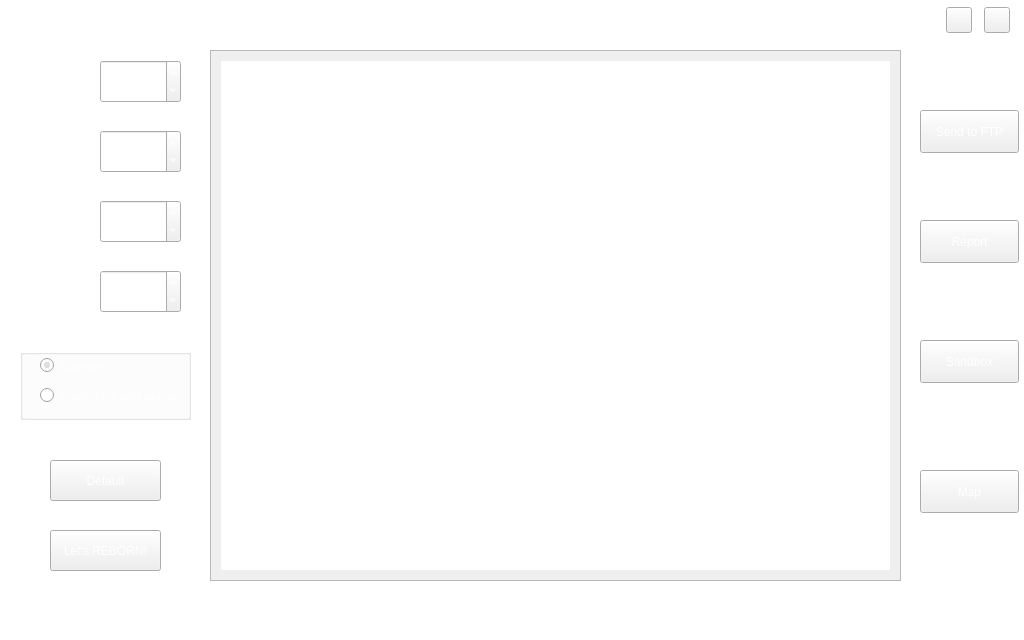
<?xml version="1.0" encoding="UTF-8"?>
<ui version="4.0">
 <class>Console</class>
 <widget class="QMainWindow" name="Console">
  <property name="geometry">
   <rect>
    <x>0</x>
    <y>0</y>
    <width>1024</width>
    <height>640</height>
   </rect>
  </property>
  <property name="minimumSize">
   <size>
    <width>1024</width>
    <height>640</height>
   </size>
  </property>
  <property name="maximumSize">
   <size>
    <width>1024</width>
    <height>640</height>
   </size>
  </property>
  <property name="windowTitle">
   <string>MainWindow</string>
  </property>
  <property name="styleSheet">
   <string notr="true">QMainWindow {
	background:transparent;
}</string>
  </property>
  <widget class="QWidget" name="centralwidget">
   <property name="styleSheet">
    <string notr="true">

QGroupBox {
	color: white;
	font-family: Verdana;
	font-size: 11px;
}

QRadioButton {
	font-family: Verdana;
	color: white;
	font-size: 11px;
}
QRadioButton::indicator::unchecked {
	height: 18px;
	width: 18px;
	border-image: url(:/iGEM2012GUI/Resources/ui images/unchecked.png);
}
QRadioButton::indicator:checked {
	height: 18px;
	width: 18px;
	border-image: url(:/iGEM2012GUI/Resources/ui images/checked.png);
}

QLabel {
	color: white;
	font-family: Verdana;
	font-style: bold;
	font-size: 11px;
}

QLabel#label_5 {
	background-image: url(:/iGEM2012GUI/Resources/ui images/radio-background.png);
}

QWidget#centralwidget {	
	border-image: url(:/iGEM2012GUI/Resources/console-bg.png);
}

QTextEdit {	
	border-image: url(:/iGEM2012GUI/Resources/screen-bg.png);
	color: white;
	padding: 10px;
}

QPushButton#min, QPushButton#close {
	border-image: url(:/iGEM2012GUI/Resources/ui images/round_button_normal.png);
}
QPushButton#min:hover {
	border-image: url(:/iGEM2012GUI/Resources/ui images/round_button_min.png);
}
QPushButton#close:hover {
	border-image: url(:/iGEM2012GUI/Resources/ui images/round_button_close_hover.png);
}

QPushButton {
	border-image: url(:/iGEM2012GUI/Resources/ui images/button_normal.png);
	color: white;
}
QPushButton:hover {
	border-image: url(:/iGEM2012GUI/Resources/ui images/button_hover.png);
}

QPushButton:pressed {
	border-image: url(:/iGEM2012GUI/Resources/ui images/button_pushed.png);
}
QPushButton:disabled {
	border-image: url(:/iGEM2012GUI/Resources/ui images/button_inactive.png);
	color: gray;
}



QDoubleSpinBox, QSpinBox {	
	border-image: url(:/iGEM2012GUI/Resources/ui images/stepper_background.png);
	color: white;
	padding-left: 4px;
	padding-right: 15px;
	height: 43px;
}

QDoubleSpinBox::up-button, QSpinBox::up-button {
    subcontrol-origin: border;
    subcontrol-position: top right; 
     
    border-image: url(:/iGEM2012GUI/Resources/ui images/stepper_background_button_up.png);
	width: 30px;
}
QDoubleSpinBox::up-button:hover, QSpinBox::up-button:hover {
    border-image: url(:/iGEM2012GUI/Resources/ui images/stepper_background_button_up_hover.png);
}
QDoubleSpinBox::up-button:pressed, QSpinBox::up-button:pressed {
    border-image: url(:/iGEM2012GUI/Resources/ui images/stepper_background_button_up_pressed.png);
}

QDoubleSpinBox::down-button, QSpinBox::down-button {
    subcontrol-origin: border;
    subcontrol-position: bottom right; 
     
    border-image: url(:/iGEM2012GUI/Resources/ui images/stepper_background_button_down.png);
	width: 30px;
}
QDoubleSpinBox::down-button:hover, QSpinBox::down-button:hover {
    border-image: url(:/iGEM2012GUI/Resources/ui images/stepper_background_button_down_hover.png);
}
QDoubleSpinBox::down-button:pressed, QSpinBox::down-button:pressed {
    border-image: url(:/iGEM2012GUI/Resources/ui images/stepper_background_button_down_pressed.png);
}


QSlider:horizontal {
	border-image: url(:/iGEM2012GUI/Resources/ui images/horizontal-slider-background.png);
	height: 25px;
	padding-left: 8px;
	padding-right: 8px;
}
QSlider::groove:horizontal {
	border-image: url(:/iGEM2012GUI/Resources/ui images/horizontal-slider-field-background.png);
	height: 25px;
}
QSlider::handle:horizontal {
	border-image: url(:/iGEM2012GUI/Resources/ui images/horizontal-slider-handle-background.png);
	height: 25px;
	width: 23px;
}
QSlider::sub-page:horizontal {
	background-image: url(:/iGEM2012GUI/Resources/ui images/horizontal-slider-left-background.png);
	height: 25px;
	margin-left: 3px;
}

QSlider:vertical {
	border-image: url(:/iGEM2012GUI/Resources/ui images/slider_background.png);
	width: 19px;
}

QSlider::groove:vertical {
	background: transparent;
}

QSlider::handle:vertical {
    height: 54px;
	width: 19px;
	border-image: url(:/iGEM2012GUI/Resources/ui images/slider_button.png);
}

QCheckBox::indicator {
    width: 143px;
    height: 44px;
}


QCheckBox::indicator:unchecked{
	image: url(:/iGEM2012GUI/Resources/ui images/off.png);
}
QCheckBox::indicator:checked{
	image: url(:/iGEM2012GUI/Resources/ui images/on.png);
}</string>
   </property>
   <widget class="QPushButton" name="goto1">
    <property name="geometry">
     <rect>
      <x>920</x>
      <y>470</y>
      <width>99</width>
      <height>43</height>
     </rect>
    </property>
    <property name="text">
     <string>Map</string>
    </property>
   </widget>
   <widget class="QPushButton" name="goto4">
    <property name="geometry">
     <rect>
      <x>920</x>
      <y>340</y>
      <width>99</width>
      <height>43</height>
     </rect>
    </property>
    <property name="text">
     <string>Sandbox</string>
    </property>
   </widget>
   <widget class="QPushButton" name="goto3">
    <property name="geometry">
     <rect>
      <x>920</x>
      <y>220</y>
      <width>99</width>
      <height>43</height>
     </rect>
    </property>
    <property name="text">
     <string>Report</string>
    </property>
   </widget>
   <widget class="QSpinBox" name="spinBox">
    <property name="geometry">
     <rect>
      <x>100</x>
      <y>60</y>
      <width>81</width>
      <height>43</height>
     </rect>
    </property>
    <property name="maximum">
     <number>10000</number>
    </property>
    <property name="value">
     <number>1000</number>
    </property>
   </widget>
   <widget class="QSpinBox" name="spinBox_2">
    <property name="geometry">
     <rect>
      <x>100</x>
      <y>130</y>
      <width>81</width>
      <height>43</height>
     </rect>
    </property>
    <property name="maximum">
     <number>10000</number>
    </property>
    <property name="value">
     <number>200</number>
    </property>
   </widget>
   <widget class="QSpinBox" name="spinBox_3">
    <property name="geometry">
     <rect>
      <x>100</x>
      <y>200</y>
      <width>81</width>
      <height>43</height>
     </rect>
    </property>
    <property name="maximum">
     <number>10000</number>
    </property>
    <property name="value">
     <number>5</number>
    </property>
   </widget>
   <widget class="QSpinBox" name="spinBox_4">
    <property name="geometry">
     <rect>
      <x>100</x>
      <y>270</y>
      <width>81</width>
      <height>43</height>
     </rect>
    </property>
    <property name="maximum">
     <number>10000</number>
    </property>
    <property name="value">
     <number>10</number>
    </property>
   </widget>
   <widget class="QLabel" name="label">
    <property name="geometry">
     <rect>
      <x>20</x>
      <y>60</y>
      <width>71</width>
      <height>31</height>
     </rect>
    </property>
    <property name="text">
     <string>Generations</string>
    </property>
    <property name="alignment">
     <set>Qt::AlignCenter</set>
    </property>
   </widget>
   <widget class="QLabel" name="label_2">
    <property name="geometry">
     <rect>
      <x>20</x>
      <y>130</y>
      <width>71</width>
      <height>31</height>
     </rect>
    </property>
    <property name="text">
     <string>Population</string>
    </property>
    <property name="alignment">
     <set>Qt::AlignCenter</set>
    </property>
   </widget>
   <widget class="QLabel" name="label_3">
    <property name="geometry">
     <rect>
      <x>20</x>
      <y>200</y>
      <width>71</width>
      <height>31</height>
     </rect>
    </property>
    <property name="text">
     <string>Survivals</string>
    </property>
    <property name="alignment">
     <set>Qt::AlignCenter</set>
    </property>
   </widget>
   <widget class="QLabel" name="label_4">
    <property name="geometry">
     <rect>
      <x>20</x>
      <y>270</y>
      <width>71</width>
      <height>31</height>
     </rect>
    </property>
    <property name="text">
     <string>Outputs</string>
    </property>
    <property name="alignment">
     <set>Qt::AlignCenter</set>
    </property>
   </widget>
   <widget class="QPushButton" name="defaultButton">
    <property name="geometry">
     <rect>
      <x>50</x>
      <y>460</y>
      <width>111</width>
      <height>41</height>
     </rect>
    </property>
    <property name="text">
     <string>Default</string>
    </property>
   </widget>
   <widget class="QPushButton" name="rebornButton">
    <property name="enabled">
     <bool>true</bool>
    </property>
    <property name="geometry">
     <rect>
      <x>50</x>
      <y>530</y>
      <width>111</width>
      <height>41</height>
     </rect>
    </property>
    <property name="text">
     <string>Let's REBORN!</string>
    </property>
   </widget>
   <widget class="QLabel" name="label_5">
    <property name="geometry">
     <rect>
      <x>940</x>
      <y>0</y>
      <width>76</width>
      <height>40</height>
     </rect>
    </property>
    <property name="text">
     <string/>
    </property>
   </widget>
   <widget class="QPushButton" name="min">
    <property name="geometry">
     <rect>
      <x>946</x>
      <y>7</y>
      <width>26</width>
      <height>26</height>
     </rect>
    </property>
    <property name="text">
     <string/>
    </property>
   </widget>
   <widget class="QPushButton" name="close">
    <property name="geometry">
     <rect>
      <x>984</x>
      <y>7</y>
      <width>26</width>
      <height>26</height>
     </rect>
    </property>
    <property name="text">
     <string/>
    </property>
   </widget>
   <widget class="QPushButton" name="ftp">
    <property name="geometry">
     <rect>
      <x>920</x>
      <y>110</y>
      <width>99</width>
      <height>43</height>
     </rect>
    </property>
    <property name="text">
     <string>Send to FTP</string>
    </property>
   </widget>
   <widget class="QTextEdit" name="textEdit">
    <property name="geometry">
     <rect>
      <x>210</x>
      <y>50</y>
      <width>691</width>
      <height>531</height>
     </rect>
    </property>
    <property name="readOnly">
     <bool>true</bool>
    </property>
    <property name="html">
     <string>&lt;!DOCTYPE HTML PUBLIC &quot;-//W3C//DTD HTML 4.0//EN&quot; &quot;http://www.w3.org/TR/REC-html40/strict.dtd&quot;&gt;
&lt;html&gt;&lt;head&gt;&lt;meta name=&quot;qrichtext&quot; content=&quot;1&quot; /&gt;&lt;style type=&quot;text/css&quot;&gt;
p, li { white-space: pre-wrap; }
&lt;/style&gt;&lt;/head&gt;&lt;body style=&quot; font-family:'XHei SimSun'; font-size:9pt; font-weight:400; font-style:normal;&quot;&gt;
&lt;p style=&quot;-qt-paragraph-type:empty; margin-top:0px; margin-bottom:0px; margin-left:0px; margin-right:0px; -qt-block-indent:0; text-indent:0px;&quot;&gt;&lt;br /&gt;&lt;/p&gt;&lt;/body&gt;&lt;/html&gt;</string>
    </property>
   </widget>
   <widget class="QGroupBox" name="groupBox">
    <property name="geometry">
     <rect>
      <x>20</x>
      <y>335</y>
      <width>171</width>
      <height>85</height>
     </rect>
    </property>
    <property name="title">
     <string>Build Method</string>
    </property>
    <widget class="QRadioButton" name="radioButton_2">
     <property name="geometry">
      <rect>
       <x>20</x>
       <y>45</y>
       <width>141</width>
       <height>31</height>
      </rect>
     </property>
     <property name="text">
      <string>promoters and genes</string>
     </property>
    </widget>
    <widget class="QRadioButton" name="radioButton">
     <property name="geometry">
      <rect>
       <x>20</x>
       <y>15</y>
       <width>141</width>
       <height>31</height>
      </rect>
     </property>
     <property name="text">
      <string>Operons</string>
     </property>
     <property name="checked">
      <bool>true</bool>
     </property>
    </widget>
   </widget>
  </widget>
 </widget>
 <resources>
  <include location="igem2012gui.qrc"/>
 </resources>
 <connections/>
</ui>
